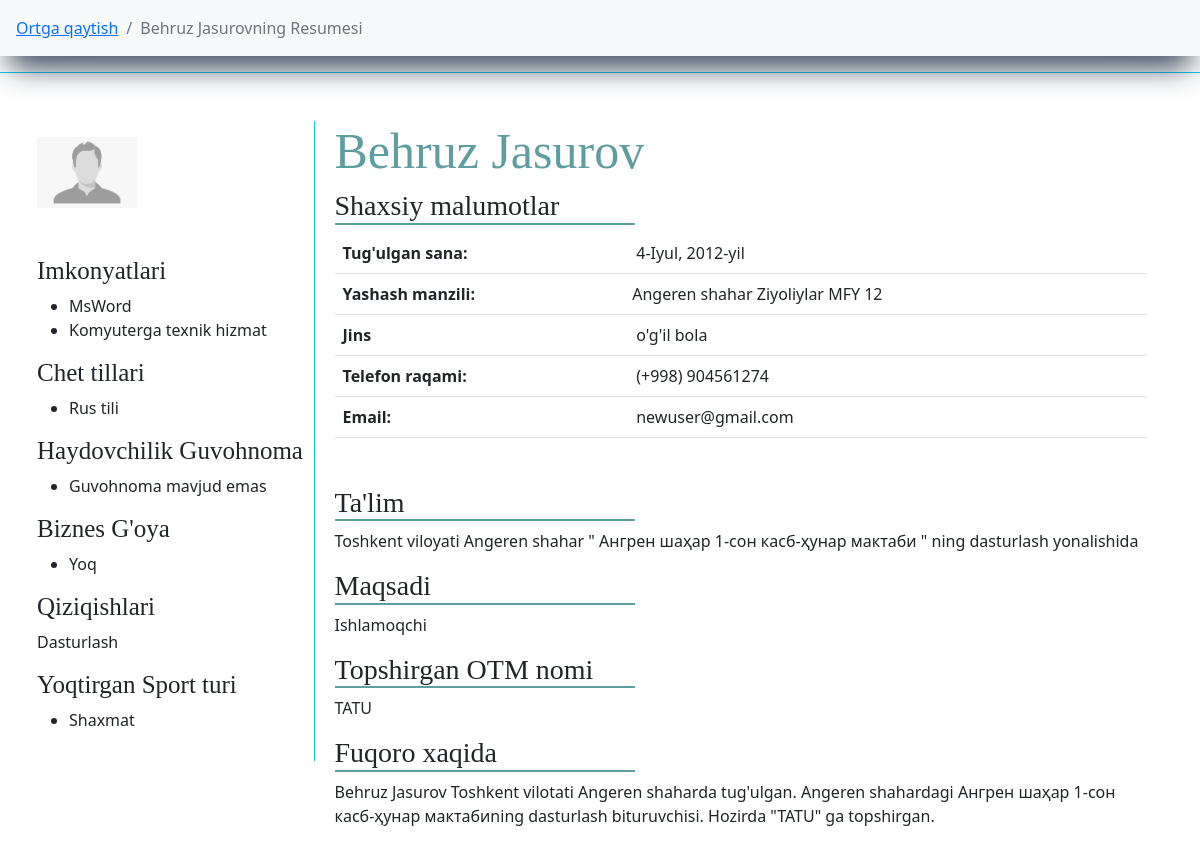
Page /bitiruvchilar/tuman/kollej/bitiruvchi/50/ (signed in) on the committed database.
### main/models.py (models this page shows, shortened)
class Bitiruvchi(models.Model):
    f_name = models.CharField(max_length=l, verbose_name="F.I.Sh")
    img  = models.ImageField(default='default/default.png', upload_to='bitiruvchilar-foto/', verbose_name="Rasm")
    t_sana = models.DateField(verbose_name="Tug'ulgan sana", null=True, blank=True)
    jins = models.CharField(max_length=l, choices=jins, verbose_name="Jinsi", default="o'g'il bola")
    millat = models.CharField(max_length=l, null=True, blank=True)
    tuman = models.ForeignKey(TumanVaShahar, on_delete=models.CASCADE, verbose_name="Yashaydigan tuman(shahar)")
    mahalla = models.ForeignKey(Mahalla, on_delete=models.CASCADE, verbose_name="Mahalla Nomi")
    uy = models.CharField(max_length=l, null=True, blank=True, verbose_name="Ko'cha nomi 45uy")
    phone = models.CharField(max_length=9, verbose_name="Telefon raqam (+998) ", null=True, blank=True)
    email = models.EmailField(max_length=l, verbose_name="E-Pochta", null=True, blank=True)
    imkonyat = models.ManyToManyField(Imkonyat, related_name="abilty", verbose_name="Kompyuter bilimi")
    qiziqish = models.ForeignKey(Qiziqish, related_name="interest", on_delete=models.CASCADE, verbose_name="Qiziqish")
    sport = models.ManyToManyField(Sport, related_name="sport", verbose_name="Qiziqadigan sport turi")
    chettili = models.ManyToManyField(ChetTili, related_name="f_lang")
    idea = models.CharField(verbose_name="Biznes g'oya", max_length=l, choices=yesNo, default="Yoq")
    short_f = models.CharField(max_length=10000, verbose_name="Bizness g'oya haqqida qisqacha (agar bor bo'lsa)", null=True, blank=True)
    add_time = models.DateTimeField(auto_now_add=True)
    def __str__(self):
        return self.f_name

class AutoTime(models.Model):
    name = models.CharField(max_length=l, verbose_name="Nomi")
    add_time = models.DateTimeField(auto_now_add=True)
    def __str__(self):
        return self.name

class Imkonyat(AutoTime):
    def __str__(self):
        return super().__str__()

class AutoTime(models.Model):
    name = models.CharField(max_length=l, verbose_name="Nomi")
    add_time = models.DateTimeField(auto_now_add=True)
    def __str__(self):
        return self.name

class ChetTili(AutoTime):
    def __str__(self):
        return super().__str__()

class Sport(AutoTime):
    def __str__(self):
        return super().__str__()

class TumanVaShahar(AutoTime):
    status = models.CharField(max_length=l, choices=t_sh, default="shaxar")
    def __str__(self):
        return f"{super().name} {self.status}"

class KollejBitiruvchisi(Bitiruvchi):
    type = models.ForeignKey(TypeKollej, on_delete=models.SET_NULL, null=True, blank=True, verbose_name="Professional ta'lim")
    tuman_kj = models.ForeignKey(TumanVaShahar, on_delete=models.SET_NULL, null=True, blank=True, verbose_name="Kollej manzili")
    kollej = models.ForeignKey(Kollej, on_delete=models.SET_NULL, verbose_name="Bitirayotgan Kollej", null=True, blank=True)
    stu_way = models.CharField(max_length=l, null=True, blank=True, verbose_name="Mutaxasislik")
    maqsad = models.CharField(max_length=l, choices=aim, default="Ishlamoqchi", verbose_name="Maqsadi")
    guvohnoma = models.ManyToManyField(DriverLicense, related_name="guvohnomaK", verbose_name="Haydovchilik Guvohnomasi")
    vil = models.ForeignKey(Vil, on_delete=models.SET_NULL, null=True, blank=True, related_name="kj_vil",)
    otm_name = models.ForeignKey(Universitet, on_delete=models.SET_NULL, null=True, blank=True)
    stu_way_un = models.CharField(max_length=l, null=True, blank=True, verbose_name="Mutaxasislik")
    other_un = models.CharField(max_length=l, null=True, blank=True, verbose_name="chetel otm")
    stu_way_ch = models.CharField(max_length=l, null=True, blank=True, verbose_name="Mutaxasislik")
    kolleJ = models.CharField(max_length=l, null=True, blank=True, verbose_name="Bitirayotgan kollej")
    univer_sity = models.CharField(max_length=l, verbose_name="Topshirmoqchi bo'lgan universitet", null=True, blank=True)
    def __str__(self):
        return super().__str__()

### main/views.py (the view)
# urls.py: path("tuman/kollej/bitiruvchi/<pk>/", ResumeKollej, name="RK"),
def ResumeKollej(request, pk):
    kollej_b = KollejBitiruvchisi.objects.get(pk=pk)
    return render(request, 'cv/resume_kollej.html', {
        'object': kollej_b,
    })

### main/custom_context_processor.py (called while the page is built)
def data_avalible(request):
    all_tumanlar = TumanVaShahar.objects.all().order_by('name')
    context = {
        'all_tumanlar':all_tumanlar,
    }
    return context

### main/models.py (called while the page is built)
    def __str__(self):
        return f"{super().__str__()} MFY"

    def __str__(self):
        return super().__str__()

    def __str__(self):
        return super().__str__()

### templates/cv/resume_kollej.html (shortened to what this page needs)
{% extends "main.html" %}
{% block content %}
<nav aria-label="breadcrumb" class="sticky-top bg-light">
    <ol class="breadcrumb p-3">
      <li class="breadcrumb-item"><a href="{% url 'KD' pk=object.kollej.pk %}">Ortga qaytish</a></li>
      <li class="breadcrumb-item active" aria-current="page">{{ object }}ning Resumesi</li>
    </ol>
</nav>
<div class="row">
    <div class="shadow_light col-xxl-5 m-auto p-5 border border-info">
        <div class="img-name pe-3">
            <div class="img border-end border-info pt-3">
                <img src="{{ object.img.url }}" width="100" alt="">
                <div class="imkonyat">
                    <h3>Imkonyatlari</h3>
                    <ul>
                        {% for i in object.imkonyat.all %}
                            <li>{{ i }}</li>
                        {% endfor %}
                    </ul>
                    <h3>Chet tillari</h3>
                    <ul>
                        {% for i in object.chettili.all %}
                            <li>{{ i }}</li>
                        {% endfor %}
                    </ul>
                    <h3>Haydovchilik Guvohnoma</h3>
                    <ul>
                        {% for i in object.guvohnoma.all %}
                            <li>{{ i }}</li>
                        {% empty %}
                            <li>Guvohnoma mavjud emas</li>
                        {% endfor %}
                    </ul>
                    <h3>Biznes G'oya</h3>
                    <ul>
                        <li>{{ object.idea }}</li>
                    </ul>
                    <h3>Qiziqishlari</h3>
                    <p>
                        {{ object.qiziqish }}
                    </p>
                    <h3>Yoqtirgan Sport turi</h3>
                    <ul>
                        {% for i in object.sport.all %}
                            <li>{{ i }}</li>
                        {% empty %}
                            <li>malumot mavjud emas</li>
                        {% endfor %}
                    </ul>
                </div>
            </div>
            <div class="name">
                <div class="user-name">
                    <h1 class="ism">{{ object.f_name }}</h1>
                </div>
                <div class="data">
                    <h3>Shaxsiy malumotlar</h3>
                    <table class="table">
                        <tr>
                            <th>Tug'ulgan sana: </th>
                            {% if object.t_sana %}
                                <td>{{ object.t_sana }}</td>
                            {% else %}
                                <td>Mavjud emas</td>
                            {% endif %}
                        </tr>
                        <tr>
                            <th>Yashash manzili: </th>
                            {% if object.uy %}
                                <td class="ps-1"> {{ object.tuman }} {{ object.mahalla }} {{ object.uy }}</td>
                            {% else %}
                                <td class="ps-1"> {{ object.tuman }} {{ object.mahalla }}</td>
                            {% endif %}
                        </tr>
                        <tr>
                            <th>Jins</th>
                            <td>{{ object.jins }}</td>
                        </tr>
                        <tr>
                            <th>Telefon raqami: </th>
                            <td>(+998) {{ object.phone }}</td>
                        </tr>
                        <tr>
                            <th>Email: </th>
                            {% if object.email %}
                                <td>{{ object.email }}</td>
                            {% else %}
                                <td>Mavjud emas</td>
                            {% endif %}
                        </tr>
                    </table>
                    <div class="info-data">
                    <h3>
                        Ta'lim
                    </h3>
                    {% if object.kolleJ %}
                        <p>
                            Toshkent viloyati "{{ object.kolleJ }}"
                        </p>
                    {% else %}
                        <p>
                            Toshkent viloyati {{ object.tuman_kj }} " {{ object.kollej }} " ning
                            {{ object.stu_way }} yonalishida
                        </p>
                    {% endif %}
                    <h3>Maqsadi</h3>
                    <p>
                        {{ object.maqsad }}
                    </p>
                    <h3>Topshirgan OTM nomi</h3>
                    {% if object.univer_sity %}
                        <p>
                            {{ object.univer_sity }}
                        </p>
                    {% elif object.otm_name %}
                        <p>
                            {{ object.vil }}ning {{ object.otm_name }} --- {{ object.stu_way_un }}
                        </p>
                    {% elif object.other_un %}
                        <p>
                            {{ object.other_un }}
                        </p>
                    {% else %}
                        <p>
                            Oliy talimga topshirmagan
                        </p>
                    {% endif %}
                    <h3>Fuqoro xaqida</h3>
                    <p>
                        {{ object.f_name }} Toshkent vilotati {{ object.tuman }}da tug'ulgan.
                        {{ object.tuman_kj }}dagi  {{ object.kollej }}ning {{ object.stu_way }} bituruvchisi.
                        {% if object.univer_sity %}
                            Hozirda "{{ object.univer_sity }}" ga topshirgan.
                        {% elif object.otm_name %}
                            Hozirda "{{ object.otm_name }}"ning {{ object.stu_way_un }} yonalishiga topshirgan.
                        {% else %}
                            Hech qaysi OTMga topshirmagan
                        {% endif %}
                    </p>
                    </div>
                </div>
            </div>
        </div>
    </div>
</div>
{% endblock %}

### static/css/style.css (style rules this page uses)
body { overflow-x: hidden; }
h1 { font-weight: 500 !important; }
nav { box-shadow: rgb(38, 57, 77) 0px 20px 30px -10px; }
a { text-decoration: none; }
.img-name { width: 100%; display: inline-flex; justify-content: space-between; }
.img { width: 25%; height: 80vh; }
.name { width: 75%; padding-left: 20px; }
.ism { font-size: 50px; color: cadetblue; font-family: fantasy; }
.info-data h3, .data h3 { width: 300px; font-family: serif; border-bottom: 2px solid cadetblue; }
.imkonyat h3 { font-size: 25px; font-family: serif; }
.shadow_light { box-shadow: rgba(255, 255, 255, 0.1) 0px 1px 1px 0px inset, rgba(50, 50, 93, 0.25) 0px 50px 100px -20px, rgba(0, 0, 0, 0.3) 0px 30px 60px -30px; }
@media only screen and (max-width: 1290px) { .ism { font-size: 50px; } }

### rows in the picture
Bitiruvchi: f_name "Behruz Jasurov", img (placeholder picture), idea "Yoq", qiziqish "Dasturlash", t_sana "4-Iyul, 2012-yil", tuman "Angeren shahar", mahalla "Ziyoliylar MFY", uy "12", jins "o'g'il bola", phone "904561274", email "newuser@gmail.com"
Imkonyat: name "MsWord"
Imkonyat: name "Komyuterga texnik hizmat"
ChetTili: name "Rus tili"
Sport: name "Shaxmat"
KollejBitiruvchisi: tuman_kj "Angeren shahar", kollej "Ангрен шаҳар 1-сон касб-ҳунар мактаби", stu_way "dasturlash", maqsad "Ishlamoqchi", univer_sity "TATU"
